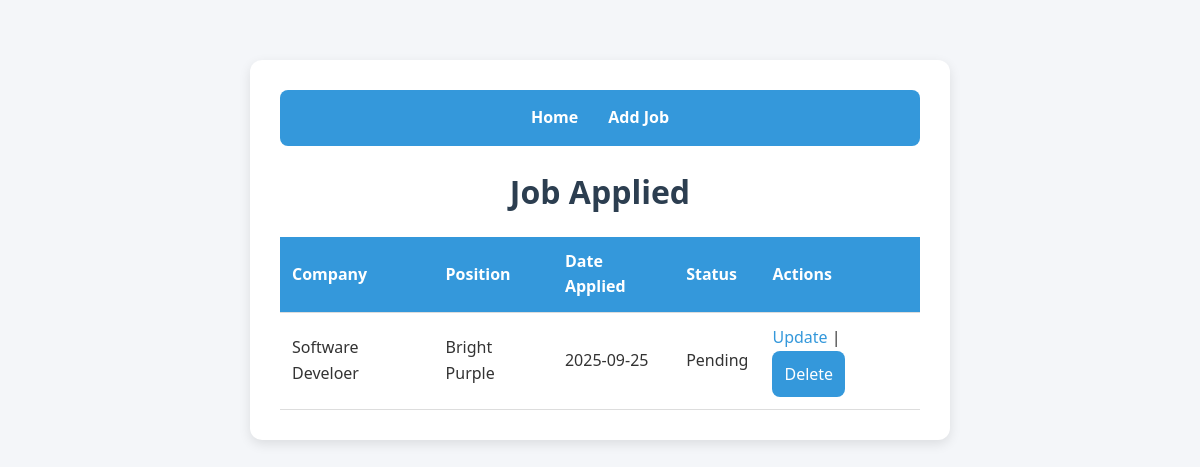
Before: / with the older database file.
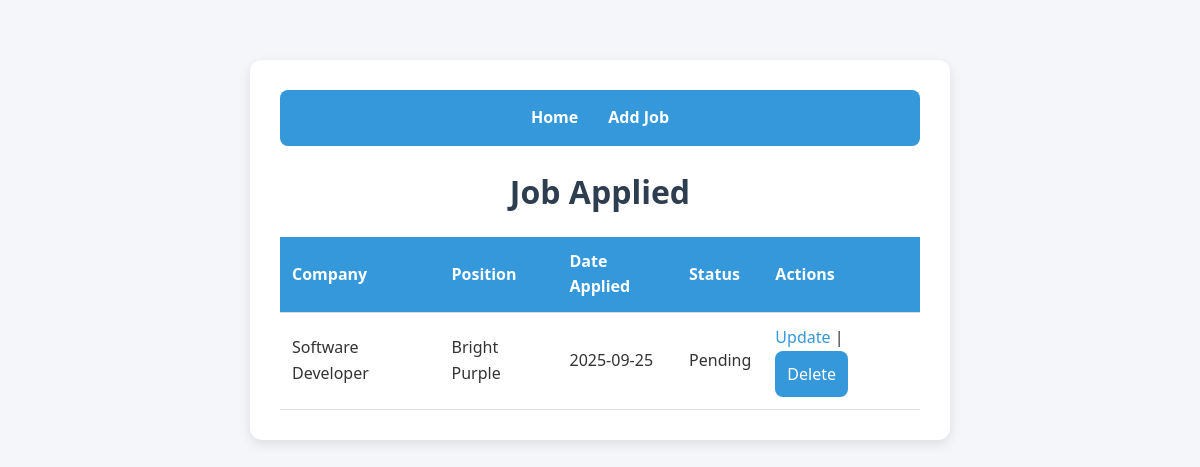
After: the same page with the newer database file.
### tables this page shows
CREATE TABLE jobs (
              id INTEGER PRIMARY KEY AUTOINCREMENT,
              company TEXT NOT NULL,
              position TEXT NOT NULL,
              date_applied TEXT NOT NULL,
              status TEXT DEFAULT 'Pending'
              );

### app.py (the view)
@app.route("/")
def index():
    conn = sqlite3.connect("jobs.db")
    c = conn.cursor()
    c.execute("SELECT * FROM jobs")
    jobs = c.fetchall()
    conn.close()
    return render_template("index.html", jobs=jobs)

### templates/index.html (shortened to what this page needs)
<!DOCTYPE html>
<html>
    <head>
        <link rel="stylesheet" href="{{ url_for('static', filename='styles.css') }}">
    </head>
    <body>
        <div class="container">
            <div class="navbar">
                <a href="{{ url_for('index') }}">Home</a>
                <a href="{{ url_for('add_job') }}">Add Job</a>
            </div>
            <h1>Job Applied</h1>
            <table>
                <tr>
                    <th>Company</th>
                    <th>Position</th>
                    <th>Date Applied</th>
                    <th>Status</th>
                    <th>Actions</th>
                </tr>
                {% for job in jobs%}
                <tr>
                    <td>{{ job[1] }}</td>
                    <td>{{ job[2] }}</td>
                    <td>{{ job[3] }}</td>
                    <td>{{ job[4] }}</td>
                    <td>
                        <a href="{{ url_for('update_job', job_id=job[0]) }}">Update</a>
                        |
                        <form action="{{ url_for('delete_job', job_id=job[0]) }}" method="POST" style="display:inline;">
                            <button type="submit" onclick="return confirm('Are you sure you want to delete this job?')">Delete</button>
                        </form>
                    </td>
                </tr>
                {% endfor %}
            </table>
        </div>
    </body>
</html>

Changed rows visible on the page:
changed jobs "Bright Purple": company "Software Develoer" → "Software Developer"
